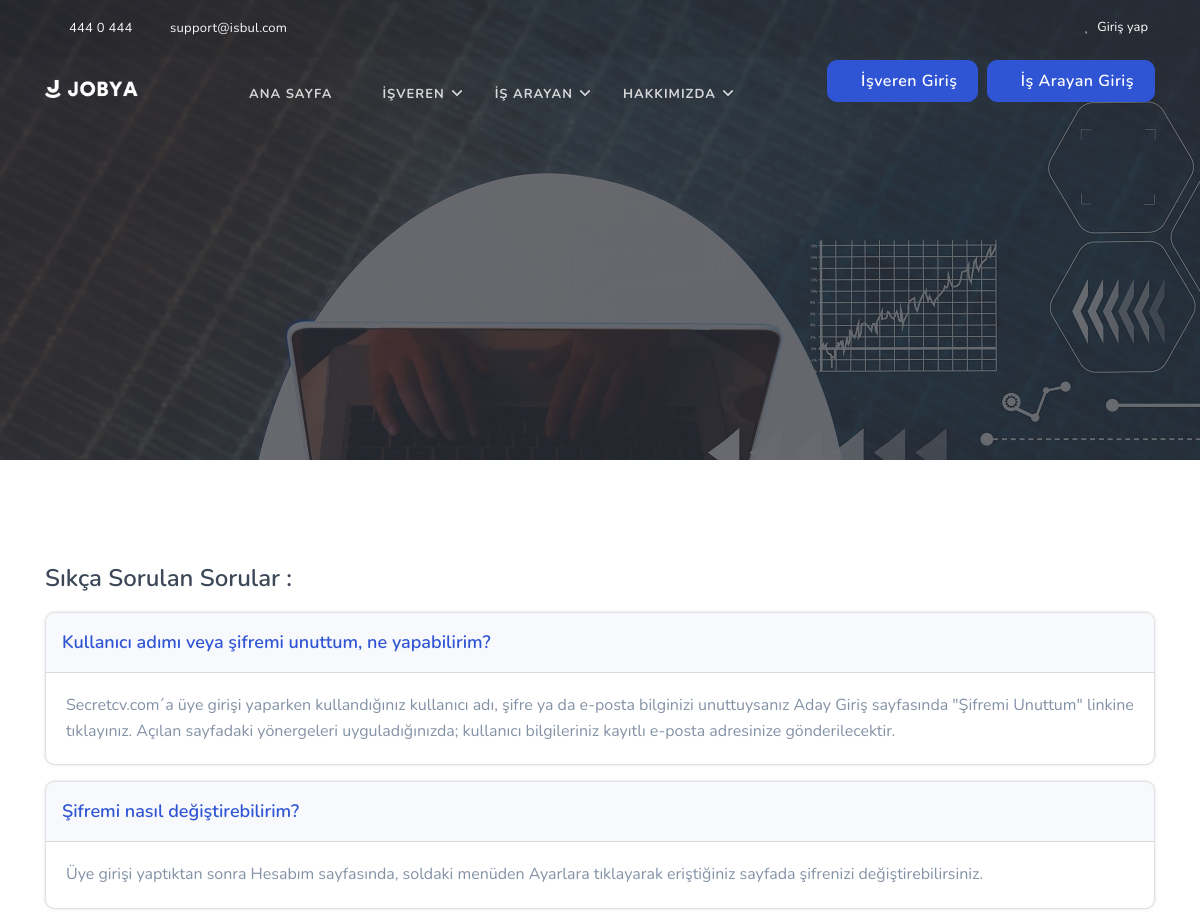
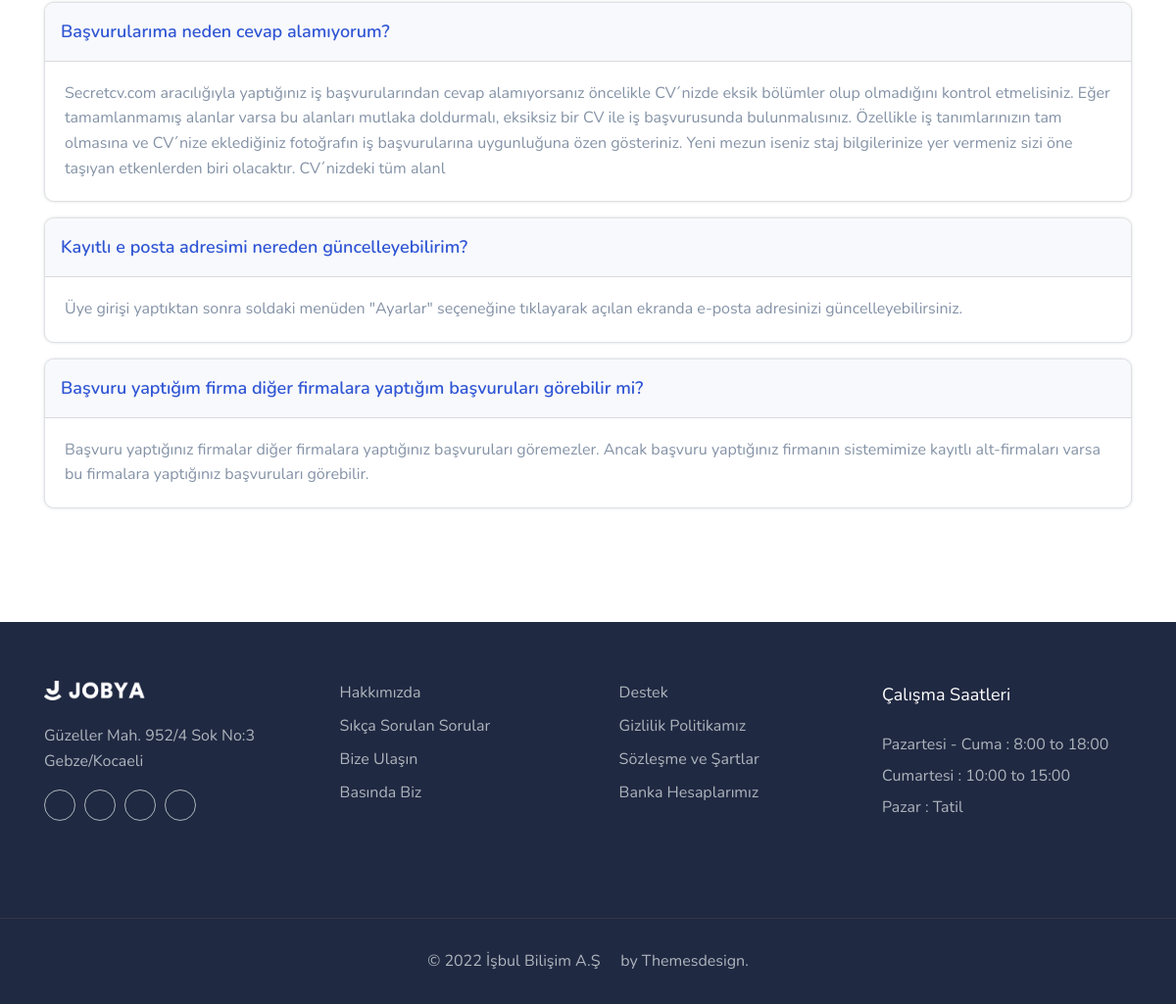
Screenshot of /faq/ with the database file from the repository (2 pictures, top to bottom).
### home/models.py (models this page shows, shortened)
class FAQ(models.Model):
    question = models.CharField(blank=True, max_length=200)
    answer = models.CharField(blank=True, max_length=500)
    status = models.CharField(max_length=10, choices=STATUS)
    create_at = models.DateTimeField(auto_now_add=True)
    update_at = models.DateTimeField(auto_now=True)

class Setting(models.Model):
    title = models.CharField(max_length=150)
    keywords = models.CharField(max_length=255)
    description = models.CharField(max_length=255)
    company = models.CharField(max_length=50)
    address = models.CharField(blank=True, max_length=100)
    phone = models.CharField(blank=True, max_length=15)
    fax = models.CharField(blank=True, max_length=15)
    email = models.CharField(blank=True, max_length=50)
    smtpserver = models.CharField(blank=True, max_length=50)
    smtpemail = models.CharField(blank=True, max_length=50)
    smtppassword = models.CharField(blank=True, max_length=10)
    smtpport = models.CharField(blank=True, max_length=5)
    icon = models.ImageField(blank=True, upload_to='images/')
    facebook = models.CharField(blank=True, max_length=50)
    instagram = models.CharField(blank=True, max_length=50)
    twitter = models.CharField(blank=True, max_length=50)
    youtube = models.CharField(blank=True, max_length=50)
    aboutus = RichTextUploadingField(blank=True)
    contact = RichTextUploadingField(blank=True)
    references = RichTextUploadingField(blank=True)
    status = models.CharField(max_length=10, choices=STATUS)
    create_at = models.DateTimeField(auto_now_add=True)
    update_at = models.DateTimeField(auto_now=True)

### home/views.py (the view)
# urls.py: path('faq/', views.faq, name='faq'),
def faq(request):
    setting = Setting.objects.get(id=1)
    faqs = FAQ.objects.all()
    context = {'setting': setting,
               'faqs': faqs,
               }
    return render(request, 'faq.html', context)

### home/templates/faq.html (shortened to what this page needs)
{% extends 'homebase.html' %}
{% block header %} {% include 'header.html' %}  {% endblock %}
{% block footer %} {% include 'footer.html' %}  {% endblock %}
{% block body %}
{% load static %}
<section class="bg-half" style="background: url('/uploads/images/bg.jpg')">
    <div class="bg-overlay"></div>
</section>
    <section class="section">
        <div class="container">
            <div class="row">
                <div class="col-lg-12">
                    <div class="faq-content">
                        <h4 class="text-dark">Sıkça Sorulan Sorular :</h4>
                        <div class="faq-content mt-3">
                            <div class="accordion" id="accordionExample">
                                {%for faq in faqs%}
                                <div class="card border rounded shadow mb-3">
                                    <a data-toggle="collapse" href="#collapseOne" class="faq position-relative" aria-expanded="true" aria-controls="collapseOne">
                                        <div class="card-header bg-light p-3" id="headingOne">
                                            <h4 class="title mb-0 faq-question">{{faq.question}}</h4>
                                        </div>
                                    </a>
                                    <div id="collapseOne" class="collapse show" aria-labelledby="headingOne" data-parent="#accordionExample">
                                        <div class="card-body">
                                            <p class="text-muted mb-0 faq-ans">{{faq.answer}}</p>
                                        </div>
                                    </div>
                                </div>
                                {%endfor%}
                            </div>
                        </div>
                    </div>
                </div>
            </div>
        </div>
    </section>
{% endblock %}

### home/templates/footer.html (shortened to what this page needs)
    {% load static %}
    <footer class="footer">
        <div class="container">
            <div class="row">
                <div class="col-lg-3 col-12 mb-0 mb-md-4 pb-0 pb-md-2">
                    <a href="javascript:void(0)"><img src="{% static 'images/logo-light.png' %}" height="20" alt=""></a>
                    <p class="mt-4">{{setting.address}}</p>
                    <ul class="social-icon social list-inline mb-0">
                        <li class="list-inline-item"><a href="#" class="rounded"><i class="mdi mdi-facebook"></i></a></li>
                        <li class="list-inline-item"><a href="#" class="rounded"><i class="mdi mdi-twitter"></i></a></li>
                        <li class="list-inline-item"><a href="#" class="rounded"><i class="mdi mdi-instagram"></i></a></li>
                        <li class="list-inline-item"><a href="#" class="rounded"><i class="mdi mdi-google"></i></a></li>
                    </ul>
                </div>
                <div class="col-lg-3 col-md-4 col-12 mt-4 mt-sm-0 pt-2 pt-sm-0">
                    <ul class="list-unstyled footer-list">
                        <li><a href="/about" class="text-foot"><i class="mdi mdi-chevron-right"></i> Hakkımızda </a></li>
                        <li><a href="/faq" class="text-foot"><i class="mdi mdi-chevron-right"></i> Sıkça Sorulan Sorular </a></li>
                        <li><a href="/contact" class="text-foot"><i class="mdi mdi-chevron-right"></i> Bize Ulaşın </a></li>
                        <li><a href="#" class="text-foot"><i class="mdi mdi-chevron-right"></i> Basında Biz </a></li>
                    </ul>
                </div>
                <div class="col-lg-3 col-md-4 col-12 mt-4 mt-sm-0 pt-2 pt-sm-0">
                    <ul class="list-unstyled footer-list">
                        <li><a href="#" class="text-foot"><i class="mdi mdi-chevron-right"></i> Destek </a></li>
                        <li><a href="#" class="text-foot"><i class="mdi mdi-chevron-right"></i> Gizlilik Politikamız </a></li>
                        <li><a href="#" class="text-foot"><i class="mdi mdi-chevron-right"></i> Sözleşme ve Şartlar </a></li>
                        <li><a href="#" class="text-foot"><i class="mdi mdi-chevron-right"></i> Banka Hesaplarımız </a></li>
                    </ul>
                </div>
                <div class="col-lg-3 col-md-4 col-12 mt-4 mt-sm-0 pt-2 pt-sm-0">
                    <p class="text-white mb-4 footer-list-title f-17">Çalışma Saatleri</p>
                    <ul class="list-unstyled text-foot mt-4 mb-0">
                        <li>Pazartesi - Cuma : 8:00 to 18:00</li>
                        <li class="mt-2">Cumartesi : 10:00 to 15:00</li>
                        <li class="mt-2">Pazar : Tatil</li>
                    </ul>
                </div>
            </div>
        </div>
    </footer>
    <footer class="footer footer-bar">
        <div class="container text-center">
            <div class="row justify-content-center">
                <div class="col-12">
                    <div class="">
                        <p class="mb-0">© 2022 İşbul Bilişim A.Ş <i class="mdi mdi-heart text-danger"></i> by Themesdesign.</p>
                    </div>
                </div>
            </div>
        </div>
    </footer>

### home/static/css/style.css (style rules this page uses)
.bg-light { background-color: #f8f9fc !important; }
.text-danger { color: #e43f52 !important; }
.text-dark { color: #3c4858 !important; }
.text-muted { color: #8492a6 !important; }
.list-inline-item:not(:last-child) { margin-right: 5px; margin-bottom: 5px; }
.rounded { border-radius: 10px !important; }
.shadow { -webkit-box-shadow: 0 0 3px rgba(0, 0, 0, 0.15) !important; box-shadow: 0 0 3px rgba(0, 0, 0, 0.15) !important; }
.faq-content .card .faq .card-header { padding-right: 40px !important; }
.faq-content .card a.faq[data-toggle=collapse] { background-color: #ffffff; color: #2f55d4; -webkit-transition: all 0.5s; transition: all 0.5s; }
.faq-content .card a.faq[data-toggle=collapse]:before { content: '\F143'; display: block; font-family: 'Material Design Icons'; font-size: 18px; color: #3c4858; position: absolute; right: 20px; top: 50%; -webkit-transform: translateY(-50%); transform: translateY(-50%); -webkit-transition: all 0.5s ease; transition: all 0.5s ease; }
.faq-content .card .title { font-size: 18px; }
body { font-family: "Nunito", sans-serif; overflow-x: hidden !important; font-size: 16px; color: #161c2d; }
h1, h2, h3, h4, h5, h6, .h1, .h2, .h3, .h4, .h5, .h6 { font-family: "Nunito", sans-serif; line-height: 1.5; font-weight: 600; }
a { text-decoration: none !important; }
p { line-height: 1.6; }
.section { padding: 100px 0; position: relative; }
.bg-overlay { background-color: rgba(40, 44, 50, 0.7); position: absolute; top: 0; right: 0; left: 0; bottom: 0; width: 100%; height: 100%; }
.social-icon li a { color: #3c4858; border: 1px solid #3c4858; display: inline-block; height: 32px; text-align: center; font-size: 15px; width: 32px; line-height: 30px; -webkit-transition: all 0.4s ease; transition: all 0.4s ease; overflow: hidden; position: relative; border-radius: 50% !important; }
.social-icon.social li a { color: #adb5bd; border-color: #adb5bd; }
.bg-half { padding: 280px 0px 180px 0px; background-image: url("https://via.placeholder.com/2000X1100//88929f/5a6270C/O https://placeholder.com/"); background-size: cover; position: relative; background-position: center center; }
.card-header { background-color: transparent; margin-bottom: 0 !important; }
.footer { background: #202942; padding: 60px 0; position: relative; color: #adb5bd; }
.footer .footer-list-title { font-size: 18px; }
.footer .footer-list { margin-bottom: 0; }
.footer .footer-list li { margin-bottom: 10px; }
.footer .footer-list li a { -webkit-transition: all 0.5s ease; transition: all 0.5s ease; }
.footer .footer-list li:last-child { margin-bottom: 0; }
.footer .text-foot { color: #adb5bd; }
.footer.footer-bar { padding: 30px 0; }

### rows the page displays
FAQ: question "Kullanıcı adımı veya şifremi unuttum, ne yapabilirim?", answer "Secretcv.com´a üye girişi yaparken kullandığınız kullanıcı adı, şifre ya da e-posta bilginizi unuttuysanız Aday Giriş sayfasında \"Şifremi Unuttum\" linkine tıklayınız. Açılan sayfadaki yönergeleri uyguladığınızda; kullanıcı bilgileriniz kayıtlı e-posta adresinize gönderilecektir."
FAQ: question "Şifremi nasıl değiştirebilirim?", answer "Üye girişi yaptıktan sonra Hesabım sayfasında, soldaki menüden Ayarlara tıklayarak eriştiğiniz sayfada şifrenizi değiştirebilirsiniz."
FAQ: question "Başvurularıma neden cevap alamıyorum?", answer "Secretcv.com aracılığıyla yaptığınız iş başvurularından cevap alamıyorsanız öncelikle CV´nizde eksik bölümler olup olmadığını kontrol etmelisiniz. Eğer tamamlanmamış alanlar varsa bu alanları mutlaka doldurmalı, eksiksiz bir CV ile iş başvurusunda bulunmalısınız. Özellikle iş tanımlarınızın tam olmasına ve CV´nize eklediğiniz fotoğrafın iş başvurularına uygunluğuna özen gösteriniz. Yeni mezun iseniz staj bilgilerinize yer vermeniz sizi öne taşıyan etkenlerden biri olacaktır. CV´nizdeki tüm alanl"
FAQ: question "Kayıtlı e posta adresimi nereden güncelleyebilirim?", answer "Üye girişi yaptıktan sonra soldaki menüden \"Ayarlar\" seçeneğine tıklayarak açılan ekranda e-posta adresinizi güncelleyebilirsiniz."
FAQ: question "Başvuru yaptığım firma diğer firmalara yaptığım başvuruları görebilir mi?", answer "Başvuru yaptığınız firmalar diğer firmalara yaptığınız başvuruları göremezler. Ancak başvuru yaptığınız firmanın sistemimize kayıtlı alt-firmaları varsa bu firmalara yaptığınız başvuruları görebilir."
Setting: address "Güzeller Mah. 952/4 Sok No:3 Gebze/Kocaeli"
